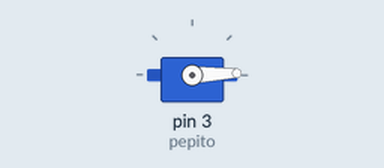
Recording of a sketch running on a simulated Arduino Uno, built with avr-gcc and run on an emulated ATmega328P. Shown: servo.

Above: at 0.05 s.
At 1.75 s:
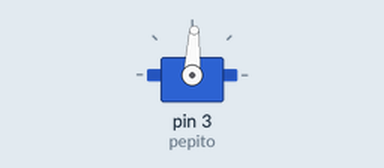
At 3.45 s:
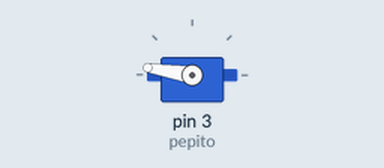
At 6.9 s:
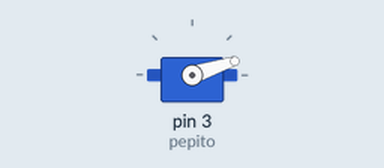
Timing chart, 0 to 9.4 s (numbered marks = the images above):
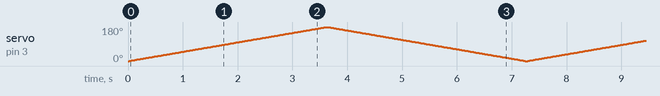

The sketch:

ejercicio_3.ino
```cpp
#include <Servo.h>

int i = 0;

Servo pepito;

void setup()
{
  pepito.attach(3);

}

void loop()
{
  for (i = 0; i <= 180; i += 1) {
    pepito.write(i);
    delay(20);
  }


  for (i = 180; i >= 0; i -= 1) {
    pepito.write(i);
    delay(20);
  }
}
```
